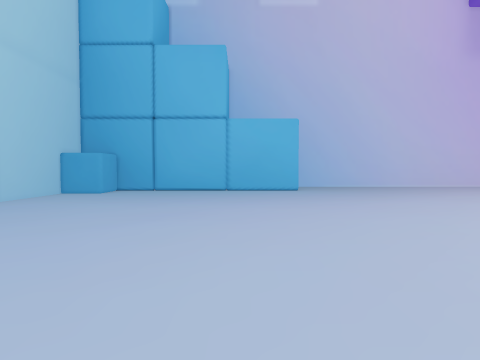
[1] (above)

17 first-person views from a walk through a Unity game level. The camera is 0.24 m above the floor, tilts 2° down and sees 75° across. The floor is counted in squares, 0.5 m on a side. Each view is taken from the middle of a square. On the plan, view 1 faces up. The plan holds only what a view shows up to about 9 squares ahead; the rest is blank. The player character is not drawn.

[2]
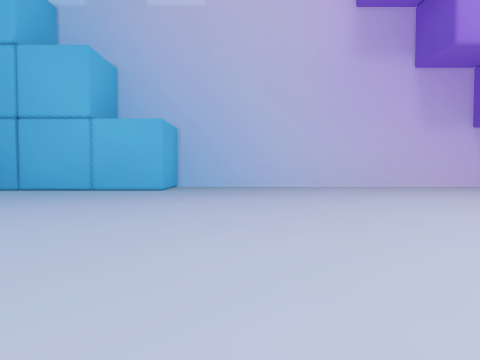

[3]
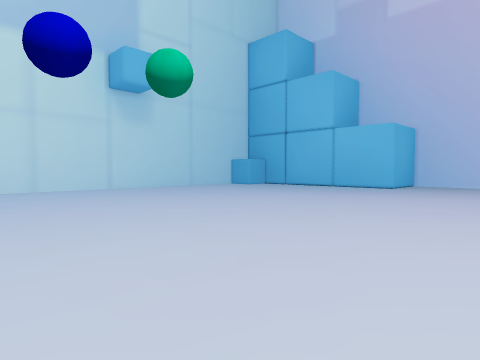

[4]
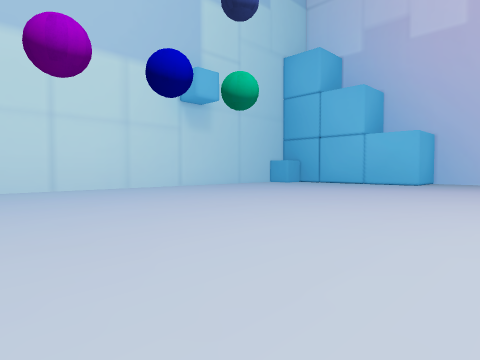

[5]
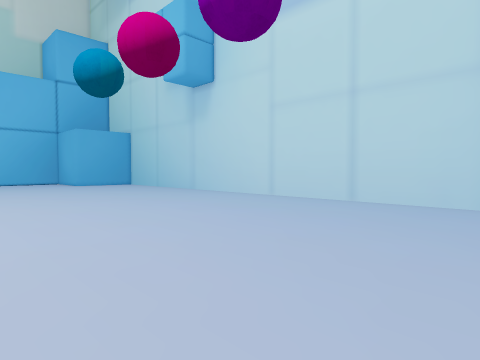

[6]
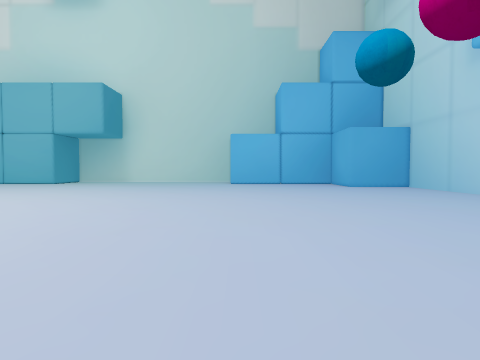

[7]
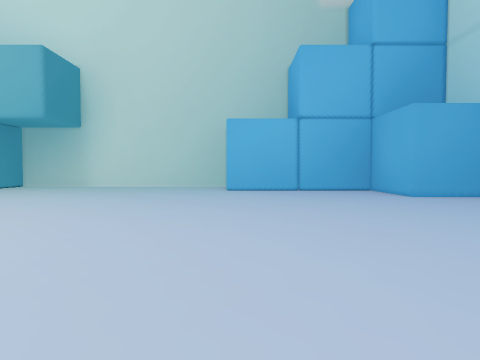

[8]
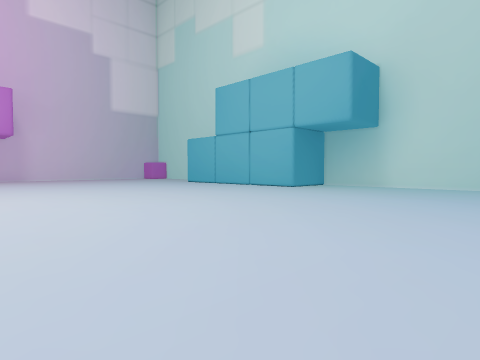

[9]
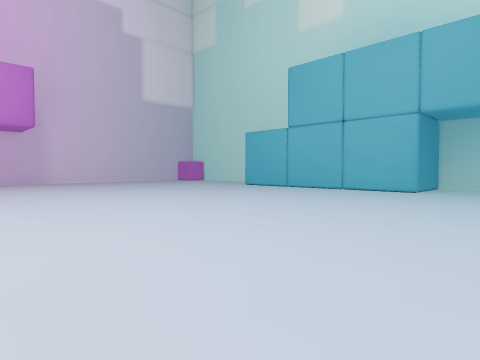

[10]
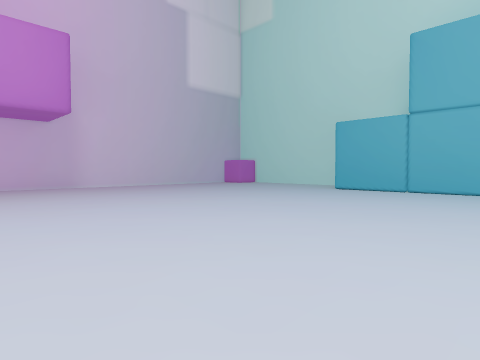

[11]
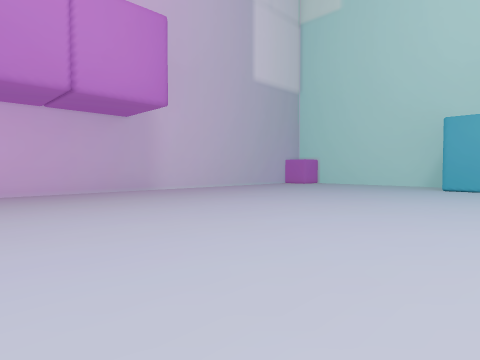

[12]
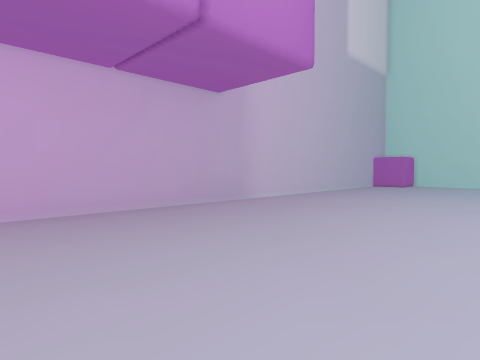

[13]
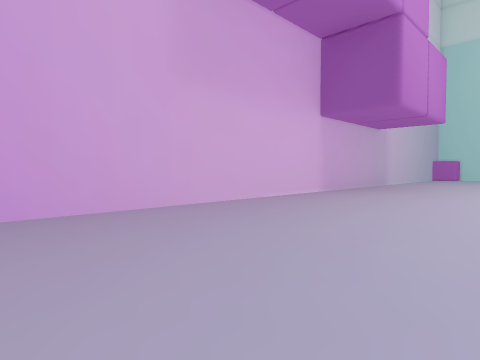

[14]
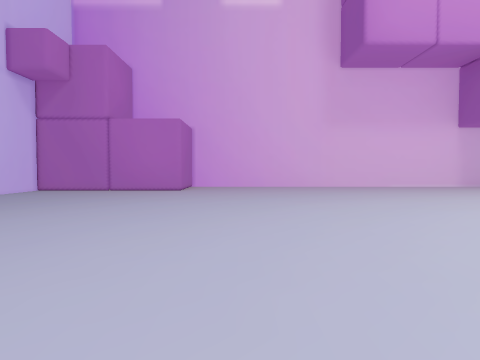

[15]
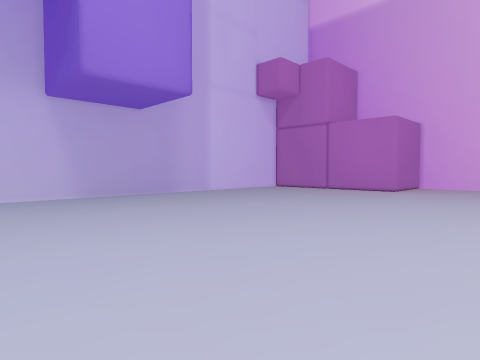

[16]
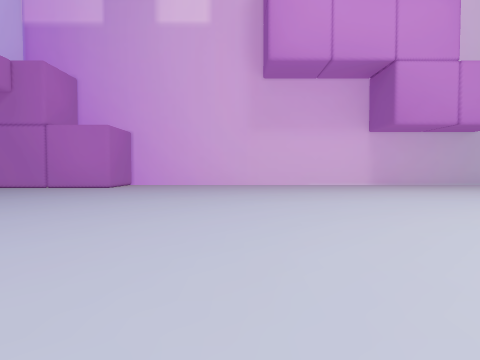

[17]
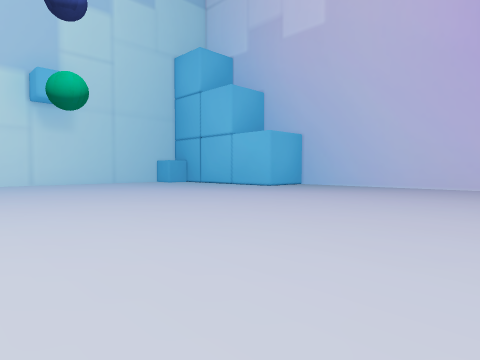

### Floor plan
Points are (right, up) in squares from view 1. A wall is a line through its corners. A room is listed if a view was taken in it or the views show most of it. See-through windows are left out.
Room 1 (views 1, 2, 3, 4, 5, 6, 7, 8, 9, 10, 11, 12, 13, 14, 15, 16, 17)
walls: (12, -11.5) (15.7, -11.5) (15.7, -10.7) (16.5, -10.7) (16.5, 5.3) (14.9, 5.3) (14.9, 8.5) (1.3, 8.5) (1.3, 6.9) (-2.7, 6.9) (-2.7, 6.1) (-3.5, 6.1) (-3.5, 4.5); (-3.5, 4.2) (-3.5, -8.3) (-1.9, -8.3) (-1.9, -9.9) (1.2, -9.9); (1.2, -11.5) (6.9, -11.5) (6.9, -9.9) (11.8, -9.9)

Positions as (right, up) in squares from view 1, and headings:
1: (0, 0), facing up
2: (3, 0), facing up
3: (4, -1), facing up-left
4: (4, -3), facing up-left
5: (1, 1), facing down-left
6: (1, 0), facing down
7: (1, -3), facing down
8: (2, -3), facing down-right
9: (5, -3), facing down-right
10: (8, -3), facing down-right
11: (10, -2), facing down-right
12: (13, -2), facing down-right
13: (13, 4), facing down-right
14: (8, 4), facing right
15: (8, 3), facing up-right
16: (7, 2), facing right
17: (7, 0), facing up-left
